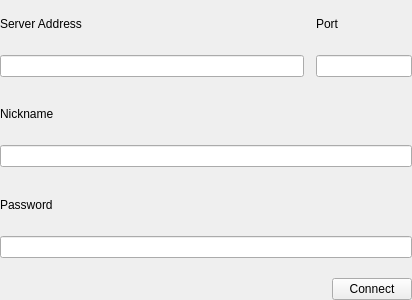
<?xml version="1.0" encoding="UTF-8"?>
<ui version="4.0">
 <class>DirectConnect</class>
 <widget class="QWidget" name="DirectConnect">
  <property name="geometry"><rect><x>0</x><y>0</y><width>412</width><height>300</height></rect></property>
  <property name="windowTitle"><string>Direct Connect</string></property>
  <layout class="QVBoxLayout" name="verticalLayout">
   <property name="spacing"><number>14</number></property>
   <property name="leftMargin"><number>0</number></property>
   <property name="topMargin"><number>0</number></property>
   <property name="rightMargin"><number>0</number></property>
   <property name="bottomMargin"><number>0</number></property>
   <item><layout class="QGridLayout" name="address_grid"><property name="horizontalSpacing"><number>12</number></property><property name="verticalSpacing"><number>8</number></property><item row="0" column="0"><widget class="QLabel" name="label_2"><property name="text"><string>Server Address</string></property></widget></item><item row="0" column="1"><widget class="QLabel" name="label_3"><property name="text"><string>Port</string></property></widget></item><item row="1" column="0"><widget class="QLineEdit" name="ip"><property name="toolTip"><string>&lt;html&gt;&lt;head/&gt;&lt;body&gt;&lt;p&gt;Server address of the host&lt;/p&gt;&lt;/body&gt;&lt;/html&gt;</string></property><property name="maxLength"><number>253</number></property></widget></item><item row="1" column="1"><widget class="QLineEdit" name="port"><property name="toolTip"><string>&lt;html&gt;&lt;head/&gt;&lt;body&gt;&lt;p&gt;Port number the host is listening on&lt;/p&gt;&lt;/body&gt;&lt;/html&gt;</string></property><property name="maxLength"><number>5</number></property><property name="maximumSize"><size><width>96</width><height>16777215</height></size></property><property name="minimumSize"><size><width>96</width><height>0</height></size></property></widget></item></layout></item><item><layout class="QVBoxLayout" name="nickname_group"><property name="spacing"><number>8</number></property><item><widget class="QLabel" name="label_5"><property name="text"><string>Nickname</string></property></widget></item><item><widget class="QLineEdit" name="nickname"><property name="maxLength"><number>20</number></property></widget></item></layout></item><item><layout class="QVBoxLayout" name="password_group"><property name="spacing"><number>8</number></property><item><widget class="QLabel" name="label"><property name="text"><string>Password</string></property></widget></item><item><widget class="QLineEdit" name="password"></widget></item></layout></item><item><layout class="QHBoxLayout" name="action_row"><property name="leftMargin"><number>0</number></property><property name="topMargin"><number>6</number></property><property name="rightMargin"><number>0</number></property><property name="bottomMargin"><number>0</number></property><item><spacer name="action_spacer"><property name="orientation"><enum>Qt::Horizontal</enum></property><property name="sizeHint" stdset="0"><size><width>0</width><height>0</height></size></property></spacer></item><item><widget class="QPushButton" name="connect"><property name="text"><string>Connect</string></property></widget></item></layout></item>
  </layout>
 </widget>
 <resources/>
 <connections/>
</ui>
